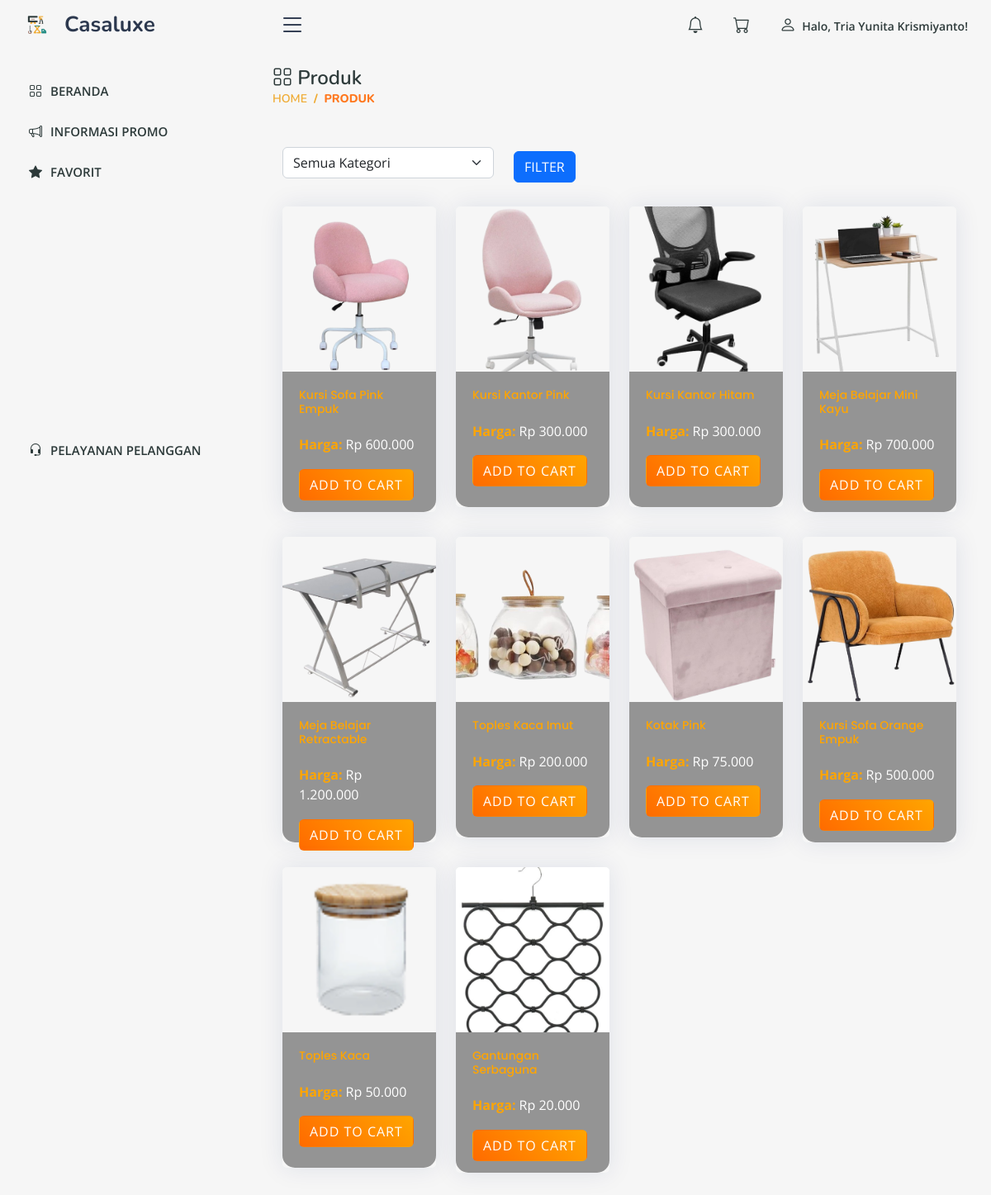
The page /user/produk.php (signed in) on the database its author committed.
### tables this page shows
CREATE TABLE `produk` (
  `id_produk` int(11) NOT NULL,
  `nama_produk` varchar(255) NOT NULL,
  `deskripsi` text NOT NULL,
  `harga` decimal(10,2) NOT NULL,
  `stok` int(11) NOT NULL,
  `id_kategori` int(11) NOT NULL,
  `created_at` datetime NOT NULL,
  `updated_at` datetime NOT NULL,
  `gambar` varchar(255) NOT NULL
);

### user/produk.php (the view, shortened to what this page needs)
<?php
include('../db.php');
$sql = "SELECT p.*, k.nama_kategori
        FROM produk p
        JOIN kategori k ON p.id_kategori = k.id_kategori
        WHERE p.id_produk NOT IN (SELECT bonus_item FROM informasipromo)";
$result = mysqli_query($kon, $sql);
$products = [];
while ($row = mysqli_fetch_assoc($result)) {
    $products[] = [
        'id' => $row['id_produk'],
        'name' => $row['nama_produk'],
        'category' => $row['nama_kategori'],
        'price' => $row['harga'],
        'stock' => $row['stok'],
        'image' => $row['gambar'],
        'description' => $row['deskripsi']
    ];
}
$filteredProducts = $products ?? [];
?>
<!DOCTYPE html>
<html lang="en">
<head>
    <link href="../assets/vendor/bootstrap/css/bootstrap.min.css" rel="stylesheet">
    <link href="../assets/vendor/bootstrap-icons/bootstrap-icons.css" rel="stylesheet">
    <link href="../assets/vendor/boxicons/css/boxicons.min.css" rel="stylesheet">
    <link href="../assets/vendor/quill/quill.snow.css" rel="stylesheet">
    <link href="../assets/vendor/quill/quill.bubble.css" rel="stylesheet">
    <link href="../assets/vendor/remixicon/remixicon.css" rel="stylesheet">
    <link href="../assets/vendor/simple-datatables/style.css" rel="stylesheet">
    <link href="../assets/css/style.css" rel="stylesheet">
    <?php include 'aset.php'; ?>
</head>
<body>
  <?php require "atas.php"; ?>
  <?php require "menu.php"; ?>
  <main id="main" class="main">
    <div class="pagetitle">
      <h1><i class="bi bi-grid"></i>&nbsp;Produk</h1>
      <nav>
        <ol class="breadcrumb">
          <li class="breadcrumb-item"><a href="index.php">HOME</a></li>
          <li class="breadcrumb-item active">PRODUK</li>
        </ol>
      </nav>
    </div>
    <div class="container mt-5">
        <form method="POST" class="mb-4">
            <div class="row">
                <div class="col-md-4">
                    <select name="category" class="form-select">
                        <option value="">Semua Kategori</option>
                    </select>
                </div>
                <div class="col-md-2">
                    <button type="submit" name="filter_category" class="btn btn-primary">Filter</button>
                </div>
            </div>
        </form>
        <div class="product-container row">
            <?php if (count($filteredProducts) > 0): ?>
                <?php foreach ($filteredProducts as $index => $product): ?>
                    <div class="product-item col-md-3">
                        <div class="card">
                            <a href="detail_produk.php?product_id=<?= urlencode($product['id']); ?>">
                                <img src="../uploads/<?= $product['image']; ?>" class="card-img-top" alt="Gambar Produk">
                            </a>
                            <div class="card-body">
                                <h5 class="card-title"><?= $product['name']; ?></h5>
                                <p class="card-text"><strong>Harga: </strong>Rp <?= number_format($product['price'], 0, ',', '.'); ?></p>
                                <?php if ($product['stock'] > 0): ?>
                                    <form method="POST" action="add_to_cart.php" class="d-inline">
                                        <button type="submit" name="add_to_cart" class="btn btn-sukses">Add to Cart</button>
                                    </form>
                                <?php else: ?>
                                    <button class="btn btn-secondary" disabled>Stok Habis</button>
                                <?php endif; ?>
                            </div>
                        </div>
                    </div>
                <?php endforeach; ?>
            <?php endif; ?>
        </div>
    </div>
  </main>
</body>
</html>

### assets/css/style.css (style rules this page uses)
:root { scroll-behavior: smooth; }
body { font-family: "Open Sans", sans-serif; background: #f6f6f6; color: #2D3A3A; }
a { color: #2D3A3A; text-decoration: none; }
h1, h2, h3, h4, h5, h6 { font-family: "Nunito", sans-serif; }
#main { margin-top: 60px; padding: 20px 30px; transition: all 0.3s; }
.pagetitle { margin-bottom: 10px; }
.pagetitle h1 { font-size: 24px; margin-bottom: 0; font-weight: 600; color: #2D3A3A; }
.card { margin-bottom: 30px; border: none; border-radius: 5px; box-shadow: 0px 0 30px rgba(1, 41, 112, 0.1); background-color: #f6f6f6; }
.card-title { padding: 20px 0 15px 0; font-size: 14px; font-weight: 500; color: #EFAA31; font-family: "Poppins", sans-serif; }
.card-body { padding: 0 20px 20px 20px; }
.breadcrumb { font-size: 14px; font-family: "Nunito", sans-serif; color: #EFAA31; font-weight: 600; }
.breadcrumb a { color: #EFAA31; transition: 0.3s; }
.breadcrumb .breadcrumb-item::before { color: #EFAA31; }
.breadcrumb .active { color: #ff771d; font-weight: 800; }
@media (min-width: 1200px) { #main, #footer { margin-left: 300px; } }

### user/produk.php (style rules this page uses)
body { background-color: #f5f5f5; }
.card { border-radius: 15px; box-shadow: 0 4px 8px rgba(0, 0, 0, 0.1); background-color: rgba(255, 255, 255, 0.7); backdrop-filter: blur(10px); border: 1px solid rgba(255, 255, 255, 0.2); transition: transform 0.3s ease, box-shadow 0.3s ease; background: transparent; }
.card-img-top { border-radius: 15px 15px 0 0; height: 200px; object-fit: cover; transition: transform 0.3s ease; }
.card-body { background: rgba(0, 0, 0, 0.4); padding: 1.5rem; border-radius: 0 0 15px 15px; }
.card-text { color: #fff; margin-bottom: 0.8rem; }
.card-text strong { color: #ffa500; }
.btn { border: none; padding: 8px 15px; margin: 5px 0; transition: all 0.3s ease; font-weight: 500; text-transform: uppercase; font-size: 0.9rem; }
.btn-sukses { background: linear-gradient(45deg, #ff6b00, #ffa500); border: none; color: #fff !important; padding: 10px 20px; font-weight: bold; text-transform: uppercase; letter-spacing: 1px; transition: all 0.3s ease; }
.card-title { color: #ffa500 !important; }
.product-item { flex: 0 0 calc(25% - 15px); max-width: calc(25% - 15px); }
.card { height: 100%; display: flex; flex-direction: column; margin: 0; width: 100%; }
.card-body { flex: 1; display: flex; flex-direction: column; max-height: 170px; }
@media (max-width: 1200px) { .product-item { flex: 0 0 calc(33.333% - 14px); max-width: calc(33.333% - 14px); } }

### rows shown on the page
produk: gambar (picture), nama_produk "Kursi Sofa Pink Empuk", harga "600.000"
produk: gambar (picture), nama_produk "Kursi Kantor Pink", harga "300.000"
produk: gambar (picture), nama_produk "Kursi Kantor Hitam", harga "300.000"
produk: gambar (picture), nama_produk "Meja Belajar Mini Kayu", harga "700.000"
produk: gambar (picture), nama_produk "Meja Belajar Retractable", harga "1.200.000"
produk: gambar (picture), nama_produk "Toples Kaca Imut", harga "200.000"
produk: gambar (picture), nama_produk "Kotak Pink", harga "75.000"
produk: gambar (picture), nama_produk "Kursi Sofa Orange Empuk", harga "500.000"
produk: gambar (picture), nama_produk "Toples Kaca", harga "50.000"
produk: gambar (picture), nama_produk "Gantungan Serbaguna", harga "20.000"

### other values the page prints
$_SESSION["user"] "Tria Yunita Krismiyanto"
